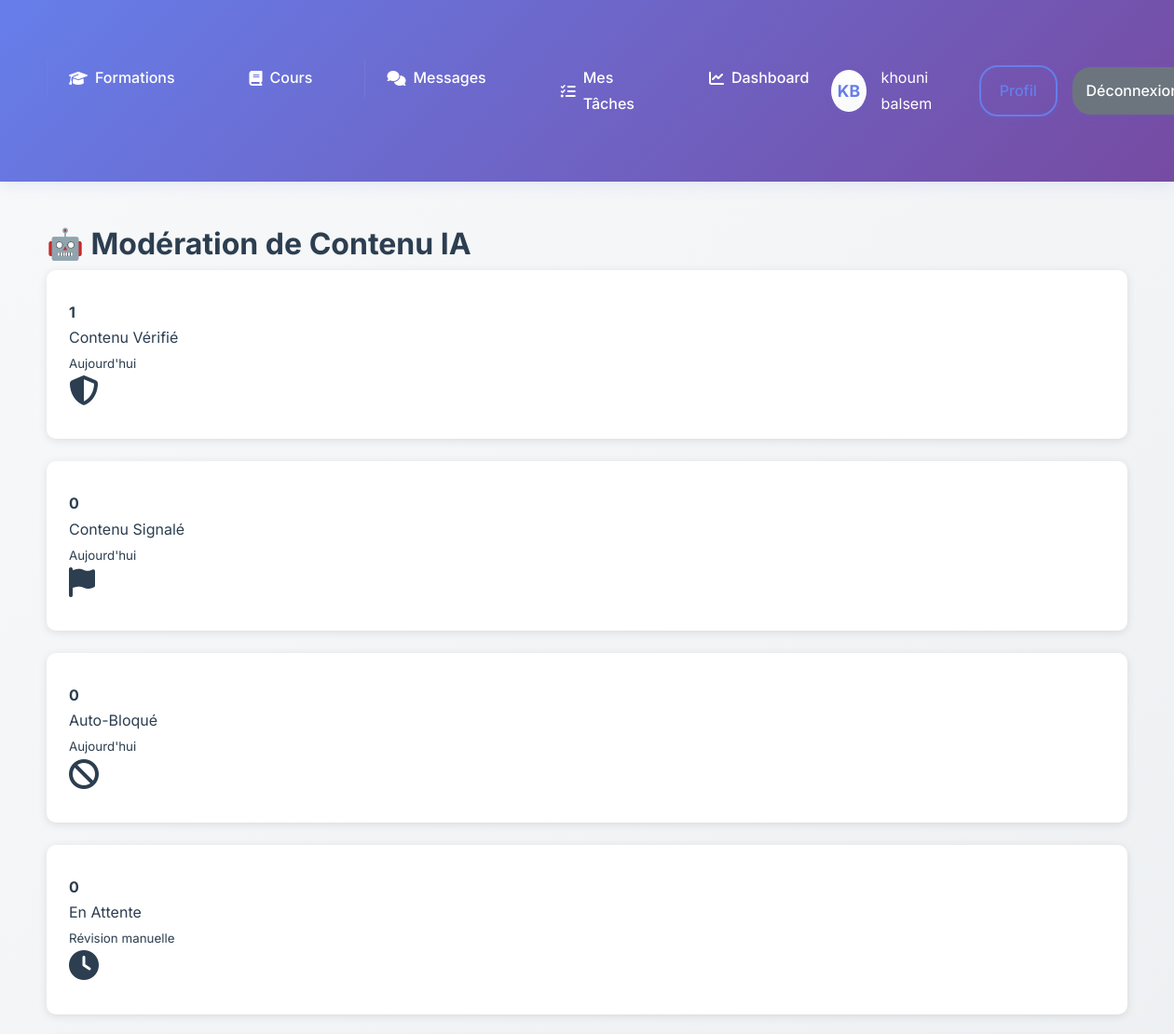
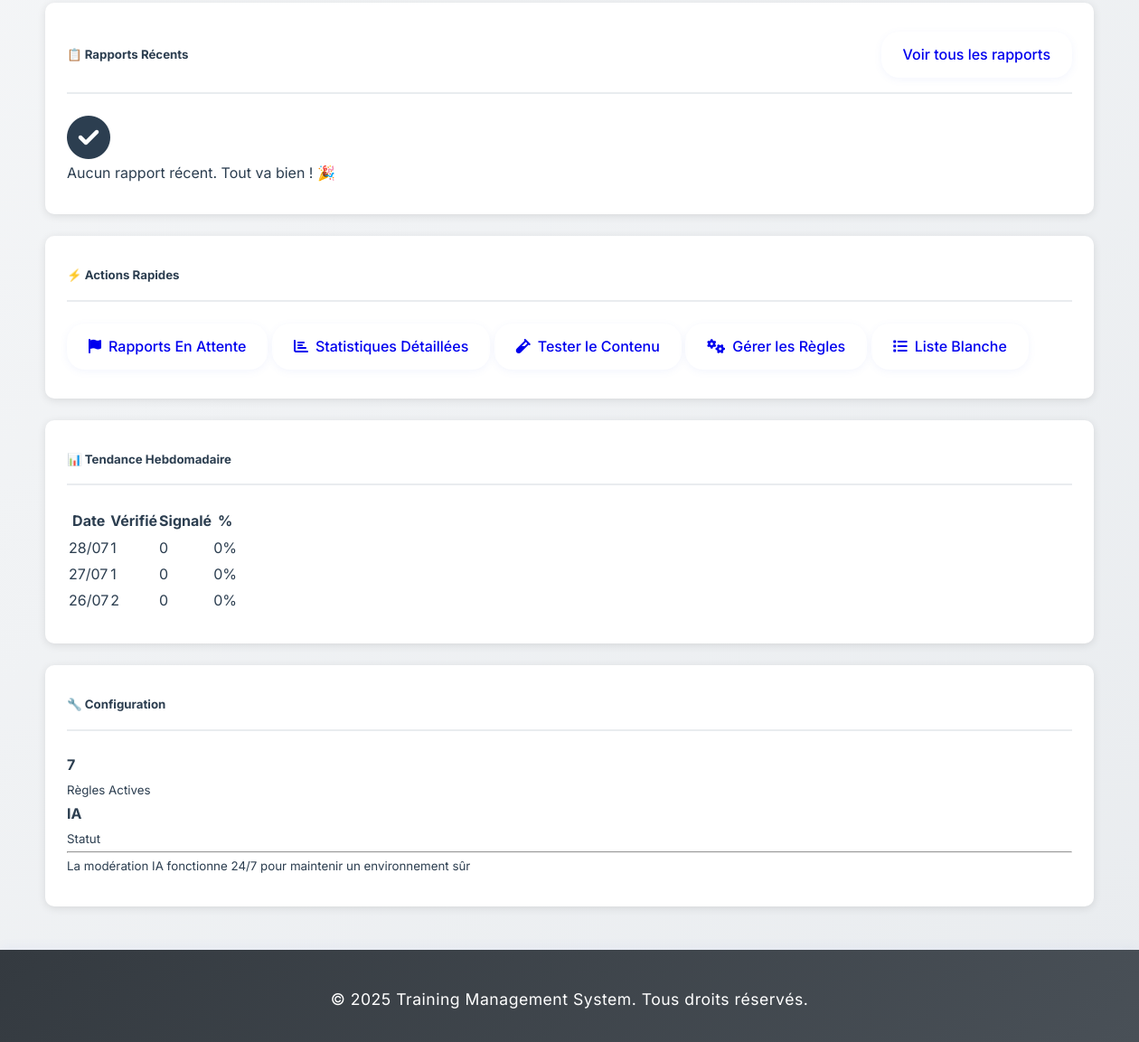
Before: /moderation/ (signed in) with the older database file (2 pictures, top to bottom).
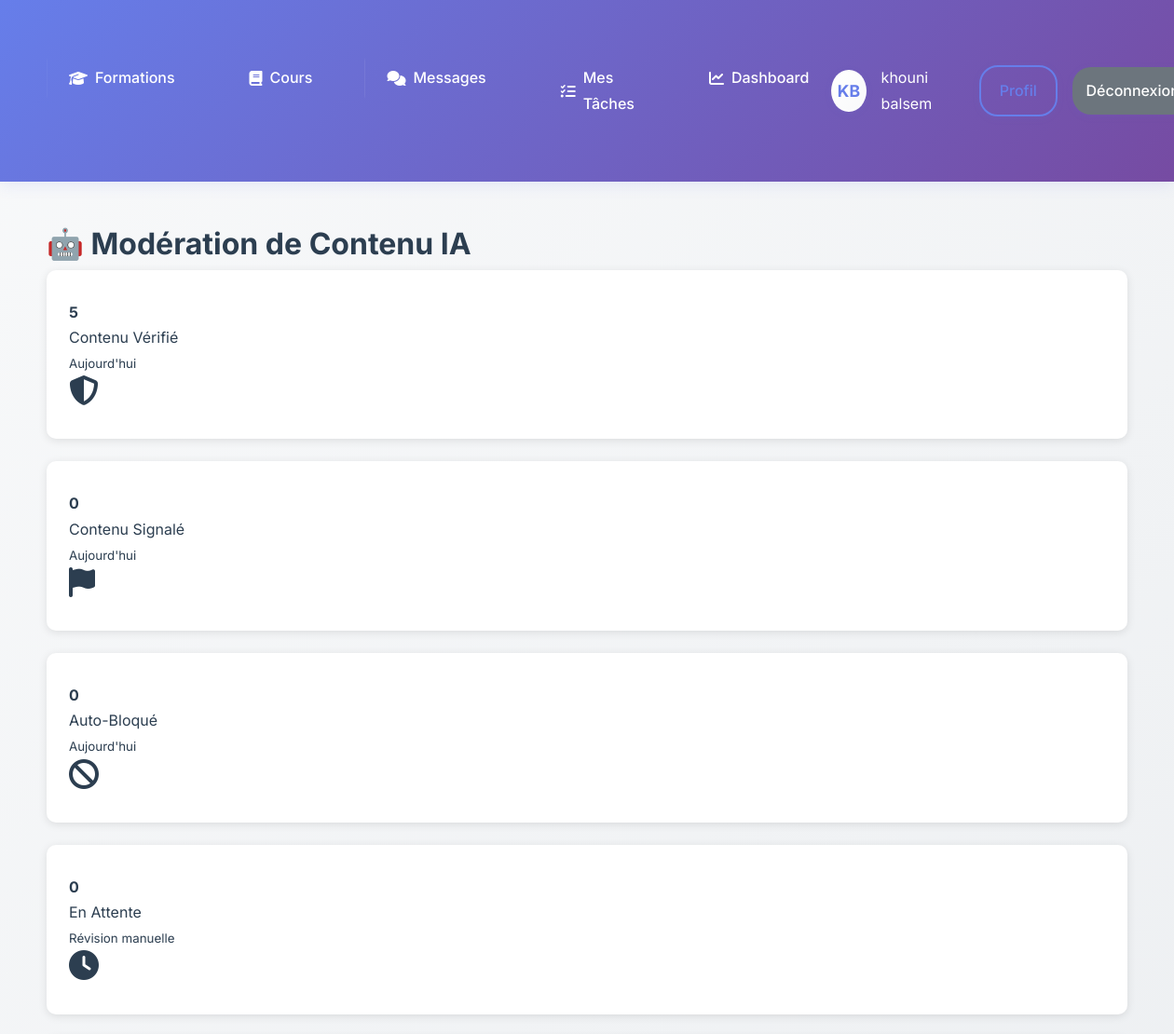
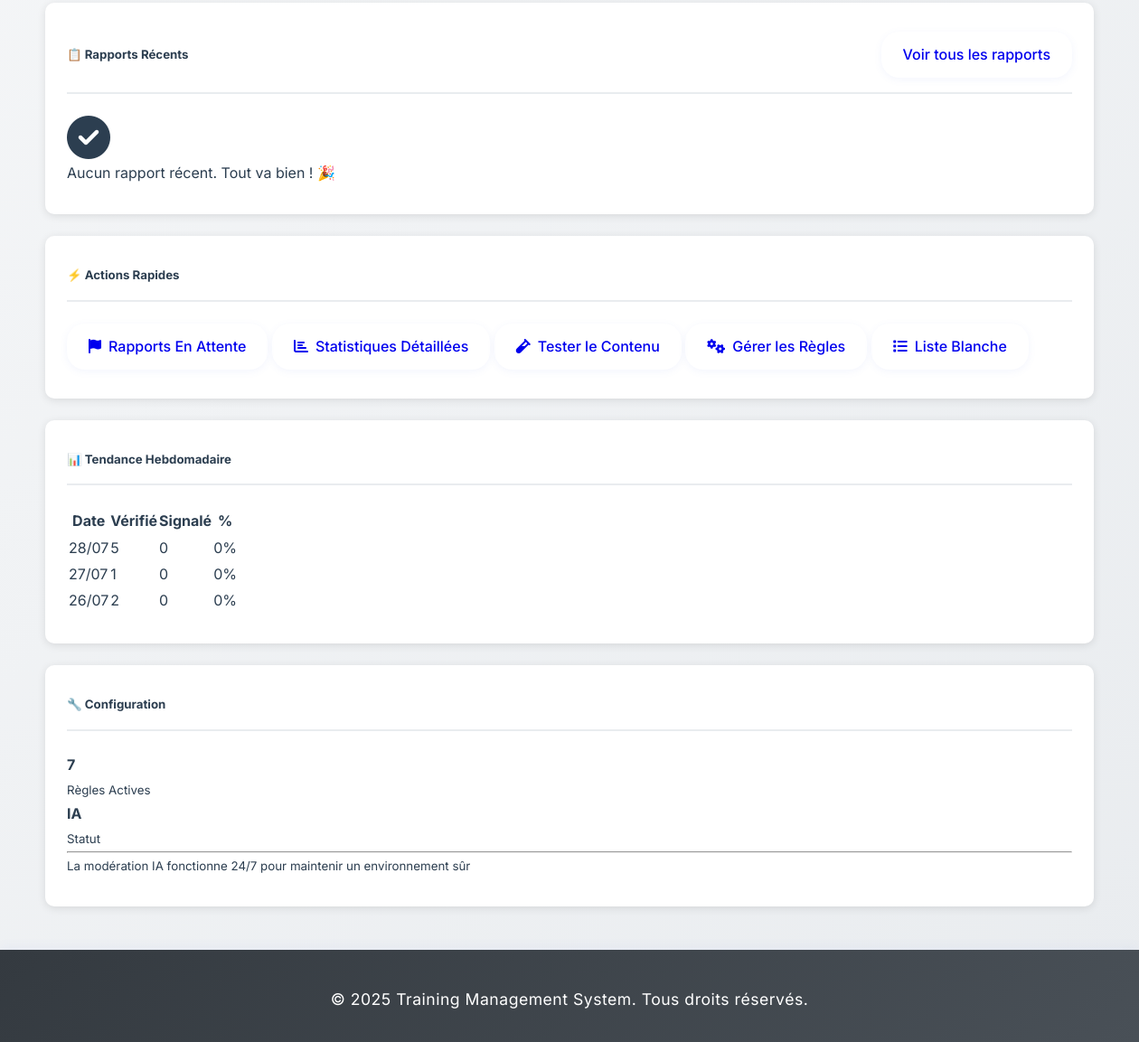
After: the same page with the newer database file (2 pictures, top to bottom).
### moderation/models.py (models this page shows, shortened)
class ModerationStats(models.Model):
    date = models.DateField(unique=True, default=timezone.now)
    total_content_checked = models.PositiveIntegerField(default=0)
    flagged_content = models.PositiveIntegerField(default=0)
    auto_blocked = models.PositiveIntegerField(default=0)
    human_reviewed = models.PositiveIntegerField(default=0)
    false_positives = models.PositiveIntegerField(default=0)
    class Meta:
        verbose_name = 'Statistiques de Modération'
        verbose_name_plural = 'Statistiques de Modération'
        ordering = ['-date']

### moderation/views.py (the view)
# urls.py: path('', views.moderation_dashboard, name='dashboard'),
@staff_member_required
def moderation_dashboard(request):
    dashboard_data = moderator.get_moderation_dashboard_data()
    week_ago = timezone.now().date() - timezone.timedelta(days=7)
    weekly_stats = ModerationStats.objects.filter(
        date__gte=week_ago
    ).order_by('-date')
    context = {
        'recent_reports': dashboard_data['recent_reports'],
        'pending_reviews': dashboard_data['pending_reviews'],
        'today_stats': dashboard_data['today_stats'],
        'active_rules': dashboard_data['active_rules'],
        'weekly_stats': weekly_stats,
    }
    return render(request, 'moderation/dashboard.html', context)

### moderation/services.py (called while the page is built, shortened)
    def get_moderation_dashboard_data(self):
        today = timezone.now().date()
        recent_reports = ContentModerationReport.objects.filter(
            created_at__date=today
        ).order_by('-created_at')[:10]
        pending_reviews = ContentModerationReport.objects.filter(
            status='pending'
        ).count()
        today_stats = ModerationStats.objects.filter(date=today).first()
        active_rules = ContentModerationRule.objects.filter(active=True).count()
        return {
            'recent_reports': recent_reports,
            'pending_reviews': pending_reviews,
            'today_stats': today_stats,
            'active_rules': active_rules,
        }

### templates/moderation/dashboard.html (shortened to what the changed rows need)
{% extends 'base.html' %}
{% block content %}
<div class="container-fluid mt-4">
    <div class="row">
        <div class="col-12">
            <h1 class="h2 mb-4">🤖 Modération de Contenu IA</h1>
        </div>
    </div>
    <div class="row mb-4">
        <div class="col-lg-3 col-md-6">
            <div class="card bg-primary text-white">
                <div class="card-body">
                    <div class="d-flex justify-content-between">
                        <div>
                            <h4>{{ today_stats.total_content_checked }}</h4>
                            <p class="mb-0">Contenu Vérifié</p>
                            <small>Aujourd'hui</small>
                        </div>
                    </div>
                </div>
            </div>
        </div>
        <div class="col-lg-3 col-md-6">
            <div class="card bg-warning text-white">
                <div class="card-body">
                    <div class="d-flex justify-content-between">
                        <div>
                            <h4>{{ today_stats.flagged_content }}</h4>
                            <p class="mb-0">Contenu Signalé</p>
                            <small>Aujourd'hui</small>
                        </div>
                    </div>
                </div>
            </div>
        </div>
        <div class="col-lg-3 col-md-6">
            <div class="card bg-danger text-white">
                <div class="card-body">
                    <div class="d-flex justify-content-between">
                        <div>
                            <h4>{{ today_stats.auto_blocked }}</h4>
                            <p class="mb-0">Auto-Bloqué</p>
                            <small>Aujourd'hui</small>
                        </div>
                    </div>
                </div>
            </div>
        </div>
    </div>
    <div class="row">
        <div class="col-lg-4">
            <div class="card mt-4">
                <div class="card-body">
                    {% if weekly_stats %}
                        <div class="table-responsive">
                            <table class="table table-sm">
                                <thead>
                                    <tr>
                                        <th>Date</th>
                                        <th>Vérifié</th>
                                        <th>Signalé</th>
                                        <th>%</th>
                                    </tr>
                                </thead>
                                <tbody>
                                    {% for stat in weekly_stats %}
                                    <tr>
                                        <td>{{ stat.date|date:"d/m" }}</td>
                                        <td>{{ stat.total_content_checked }}</td>
                                        <td>{{ stat.flagged_content }}</td>
                                        <td>
                                            {% if stat.total_content_checked > 0 %}
                                                {% widthratio stat.flagged_content stat.total_content_checked 100 %}%
                                            {% else %}
                                                0%
                                            {% endif %}
                                        </td>
                                    </tr>
                                    {% endfor %}
                                </tbody>
                            </table>
                        </div>
                    {% else %}
                        <p class="text-muted text-center">Aucune donnée disponible</p>
                    {% endif %}
                </div>
            </div>
        </div>
    </div>
</div>
{% endblock %}

Changed rows visible on the page:
changed ModerationStats (number 1 of 3 on the later page): total_content_checked "1" → "5"
